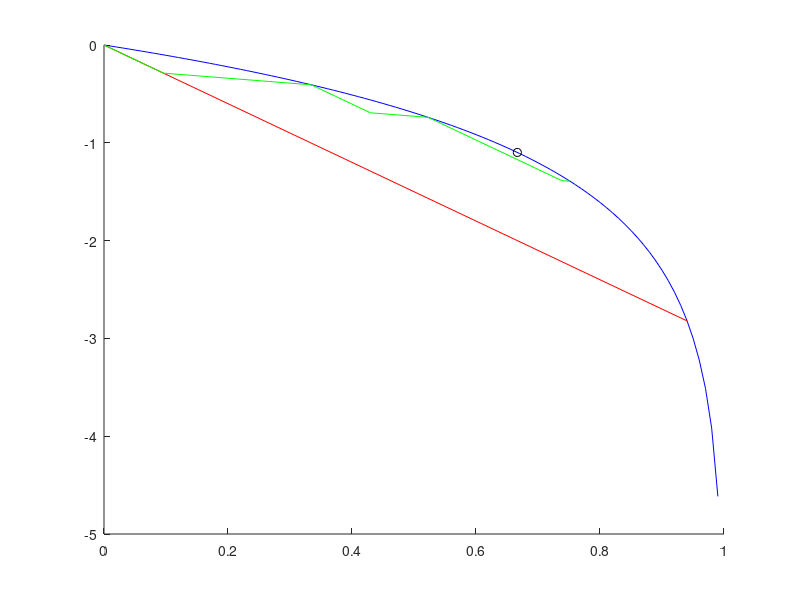

The MATLAB script that drew this image:
clear all;
R0=3; RL=0.5;
r=1e-4:1e-2:1-1e-4;

% find the standard size of epidemics
rinf=fzero(@(x)(log(1-x)+R0*x),[1e-2 1-1e-2]); 
sinf=1-rinf; 

% point of herd immunity
rstar=1-1/R0; sstar=1/R0;



figure(1); hold on; 
plot(r,log(1-r),'b'); % s+r=1 boundary 
%plot(r,-R0*r,'r'); % evolution of si(e)r dynamics (i.e. both sir or seir) 
plot([0 rinf],[0 -R0*rinf],'r'); % evolution of si(e)r dynamics (i.e. both sir or seir) 

plot(rstar,log(sstar),'ok')

% FIXPOINT

dL=0.25;

y10=log(1-1*dL);r10 = -y10/R0;
%plot([0 r10],[log(1) y10],'g')
r1inf=fzero(@(x)( log(1-x) - (y10-RL*(x-r10)) ),[r10+1e-2 1-1e-2]);
y1inf=log(1-r1inf);
%plot([r10 r1inf],[y10 y1inf],'g')

y20=log(1-2*dL); r20 = r1inf-(y20-y1inf)/R0;
%plot([r1inf r20],[y1inf y20],'g')
r2inf=fzero(@(x)( log(1-x) - (y20-RL*(x-r20)) ),[r20+1e-2 1-1e-2]);
y2inf=log(1-r2inf);
%plot([r20 r2inf],[y20 y2inf],'g')

y30=log(1-3*dL); r30 = r2inf-(y30-y2inf)/R0;
%plot([r2inf r30],[y2inf y30],'g')
r3inf=fzero(@(x)( log(1-x) - (y30-RL*(x-r30)) ),[r30+1e-2 1-1e-2]);
y3inf=log(1-r3inf);
%plot([r30 r3inf],[y30 y3inf],'g')

plot([0 r10 r1inf r20 r2inf r30 r3inf],[log(1) y10 y1inf y20 y2inf y30 y3inf],'g')

%y40=log(1-4*dL); r40 = r3inf-(y40-y3inf)/R0;
%plot([r3inf r40],[y3inf y40],'g')
%r4inf=fzero(@(x)( log(1-x) - (y40-RL*(x-r40)) ),[r40+1e-2 1-1e-2]);
%y4inf=log(1-r4inf);
%plot([r40 r4inf],[y40 y4inf],'g')
